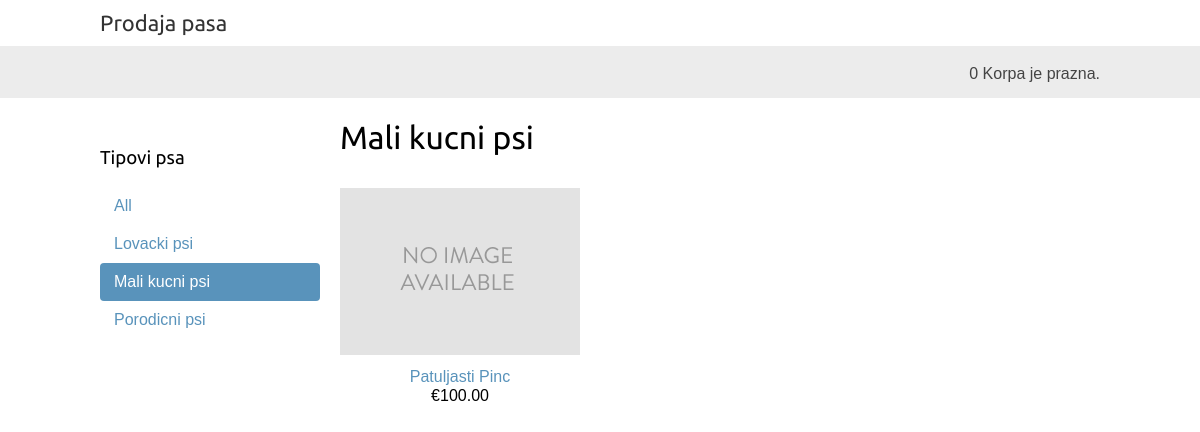
Page /mali-kucni-psi/ on the committed database.
### SalonPasa/models.py (models this page shows, shortened)
class TipPsa(models.Model):
    naziv = models.CharField(max_length=200, db_index=True)
    slug = models.SlugField(max_length=200, unique=True)
    class Meta:
        ordering = ('naziv',)
        verbose_name = 'Tip psa'
        verbose_name_plural = 'Tipovi psa'
    def ApsolutniURL(self): return reverse('SalonPasa:ListaPasaPoTipu', args=[self.slug])

class Pas(models.Model):
    tipPsa = models.ForeignKey(TipPsa, related_name='psi',
on_delete=models.CASCADE)
    naziv = models.CharField(max_length=200, db_index=True)
    slug = models.SlugField(max_length=200, db_index=True)
    slika = models.ImageField(upload_to='pas/%Y/%m/%d', blank=True)
    opis = models.TextField(blank=True)
    cena = models.DecimalField(max_digits=10, decimal_places=2)
    raspoloziv = models.BooleanField(default=True)
    kreiran = models.DateTimeField(auto_now_add=True)
    azuriran = models.DateTimeField(auto_now=True)
    class Meta:
        ordering = ('naziv',)
        index_together = (('id', 'slug'),)
        verbose_name_plural = 'psi'
    def ApsolutniURL(self): return reverse('SalonPasa:DetaljiPsa', args=[self.id, self.slug])

### SalonPasa/views.py (the view)
# urls.py: urlpatterns = [ path('', views.ListaPasa, name='ListaPasa'),
def ListaPasa(request, tipPsa_slug=None): # vraca katalog kao html
    tipPsa = None
    tipoviPsa = TipPsa.objects.all()
    psi = Pas.objects.filter(raspoloziv=True)
    if tipPsa_slug:
        tipPsa = get_object_or_404(TipPsa, slug=tipPsa_slug)
        psi = psi.filter(tipPsa=tipPsa)
    korpa = Korpa(request)
    return render(request, 'SalonPasa/pas/list.html',
        {'tipPsa': tipPsa, 'tipoviPsa': tipoviPsa,
        'psi': psi
         , 'korpa':korpa
         })

### Korpa/korpa.py (called while the page is built)
    def __len__(self):
        return sum(stavka['kolicina'] for stavka in self.korpa.values())

### SalonPasa/templates/SalonPasa/pas/list.html (shortened to what this page needs)
{% extends "SalonPasa/base.html" %}
{% load static %}
{% block content %}
<div id="sidebar"><h3>Tipovi psa</h3>
    <ul>
        <li {% if not tipPsa %}class="selected" {% endif %}>
            <a href="{% url "SalonPasa:ListaPasa" %}">All</a> </li>
        {% for c in tipoviPsa %}
        <li {% if tipPsa.slug == c.slug %}class="selected" {% endif %}>
            <a href="{{ c.ApsolutniURL }}">{{ c.naziv }}</a>
        </li>
        {% endfor %}
    </ul>
</div>
<div id="main" class="product-list">
    <h1>{% if tipPsa %}{{ tipPsa.naziv }}{% else %}Psi{% endif %}</h1>
    {% for pas in psi %}
    <div class="item">
        <a href="{{ pas.ApsolutniURL }}">
            <img src="{% if pas.slika %}{{ pas.slika.url }}
{% else %}{% static " img/no_image.png" %}{% endif %}"></a>
        <a href="{{ pas.ApsolutniURL }}">{{ pas.naziv }}</a>
        <br>
        &euro;{{ pas.cena }}
    </div>
    {% endfor %}
</div>
{% endblock %}

### SalonPasa/static/css/base.css (style rules this page uses)
body { margin:0; padding:0; font-family:helvetica, sans-serif; }
h1, h2, h3, h4, h5 , h6 { font-family: 'Ubuntu', sans-serif; font-weight:normal; }
a { text-decoration:none; color:#5993bb; }
#sidebar { width:220px; padding:30px 20px 0 0; float:left; }
#sidebar ul { margin:0; padding:0; }
#sidebar ul li { margin:0; list-style:none; padding:10px 14px; }
#sidebar ul li a { display:block; }
#sidebar ul li.selected { background:#5993bb; border-radius:4px; }
#sidebar ul li.selected a { color:#fff; }
#main { float:left; width: 96%; margin-right:-220px; overflow:hidden; }
.product-list .item { width:25%; padding:10px 20px 10px 0; float:left; text-align:center; line-height:1.2; }
.product-list .item img { width:100%; margin-bottom:8px; }

### rows in the picture
TipPsa: naziv "Lovacki psi"
TipPsa: naziv "Mali kucni psi"
TipPsa: naziv "Porodicni psi"
Pas: naziv "Patuljasti Pinc", cena "100.00"

### other values in the picture
{{ korpa|length }} "0"
